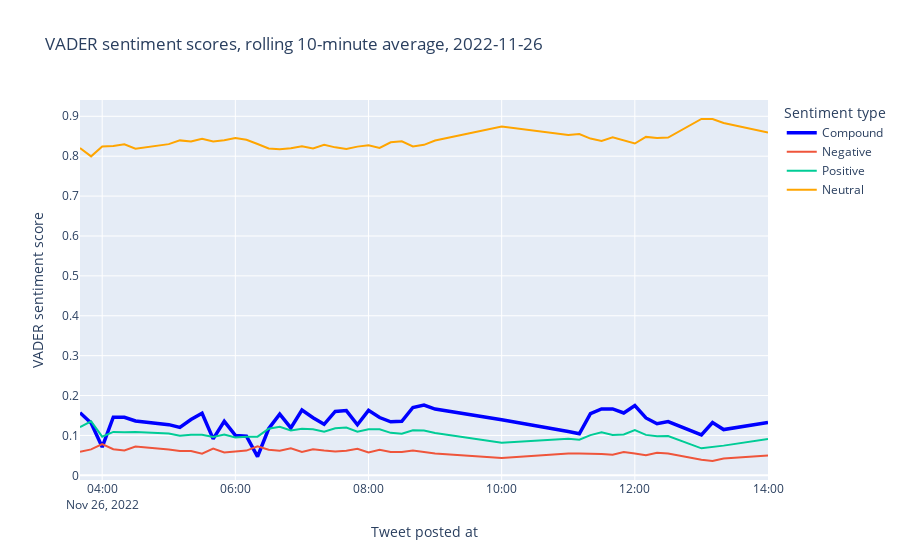
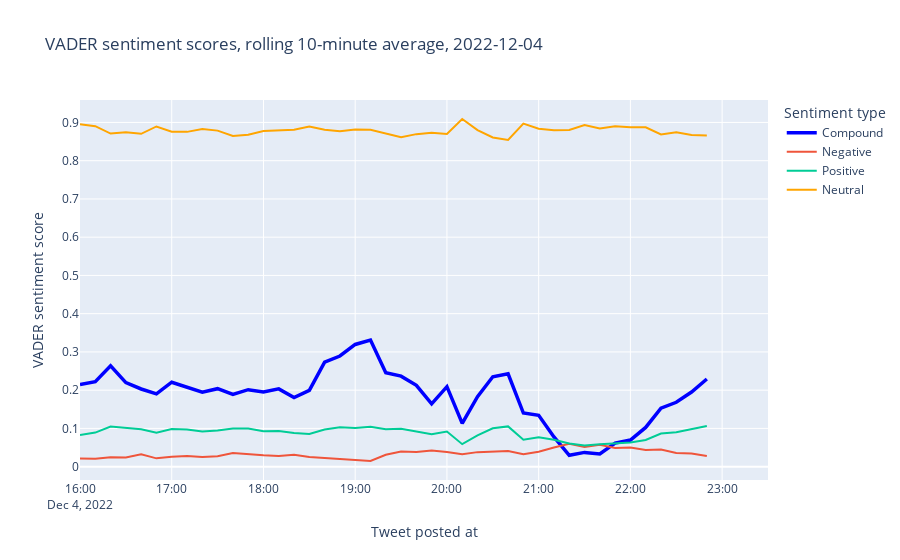
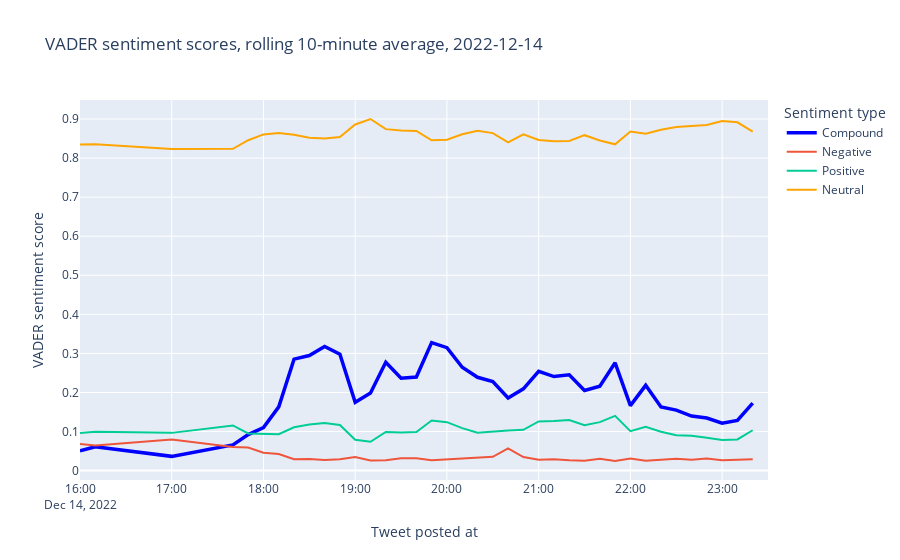
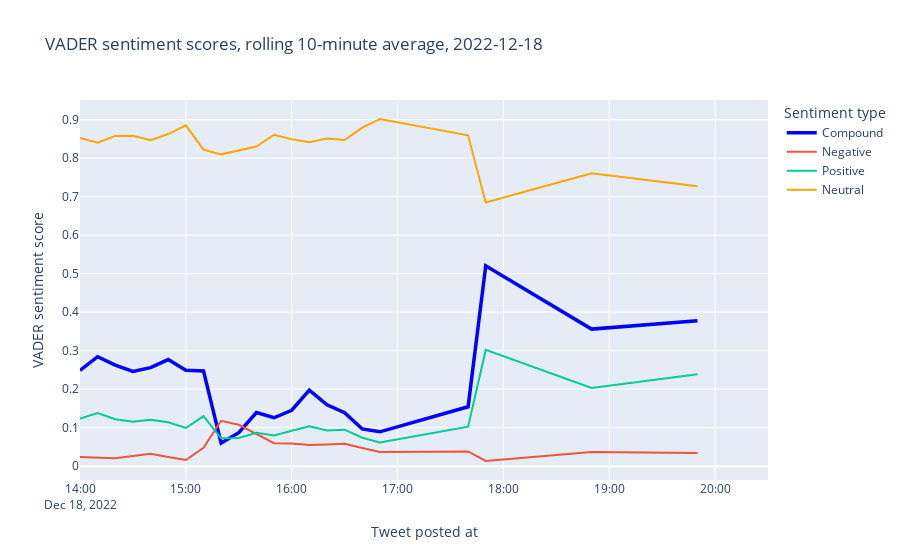

Notebook code cell kept with these figures, in order:
### Code cell
dates = ['2022-11-26', '2022-12-04', '2022-12-14', '2022-12-18']

date_ranges = [
    ['2022-11-26 03:00', '2022-11-26 14:00'],
    ['2022-12-04 16:00', '2022-12-04 23:30'],
    ['2022-12-14 16:00', '2022-12-14 23:30'],
    ['2022-12-18 14:00', '2022-12-18 20:30']
]

for i, range in enumerate(date_ranges):
    subset_df = grouped_timestamps_df.query(f'created_at.between("{range[0]}", "{range[1]}")')

    fig = go.Figure()
    fig.add_scatter(name='Compound', x=subset_df['created_at'], y=subset_df['compound'], line=dict(color="blue", width=3.5) )

    fig.add_scatter(name='Negative', x=subset_df['created_at'], y=subset_df['neg'], fillcolor='red')
    fig.add_scatter(name='Positive', x=subset_df['created_at'], y=subset_df['pos'], fillcolor='green')
    fig.add_scatter(name='Neutral', x=subset_df['created_at'], y=subset_df['neu'], line=dict(color="orange"))
    fig.update_traces(connectgaps=True)
    fig.update_layout(
        title=f'VADER sentiment scores, rolling 10-minute average, {dates[i]}',
        xaxis_title='Tweet posted at',
        yaxis_title='VADER sentiment score',
        legend_title='Sentiment type'
    )
    fig.show()
